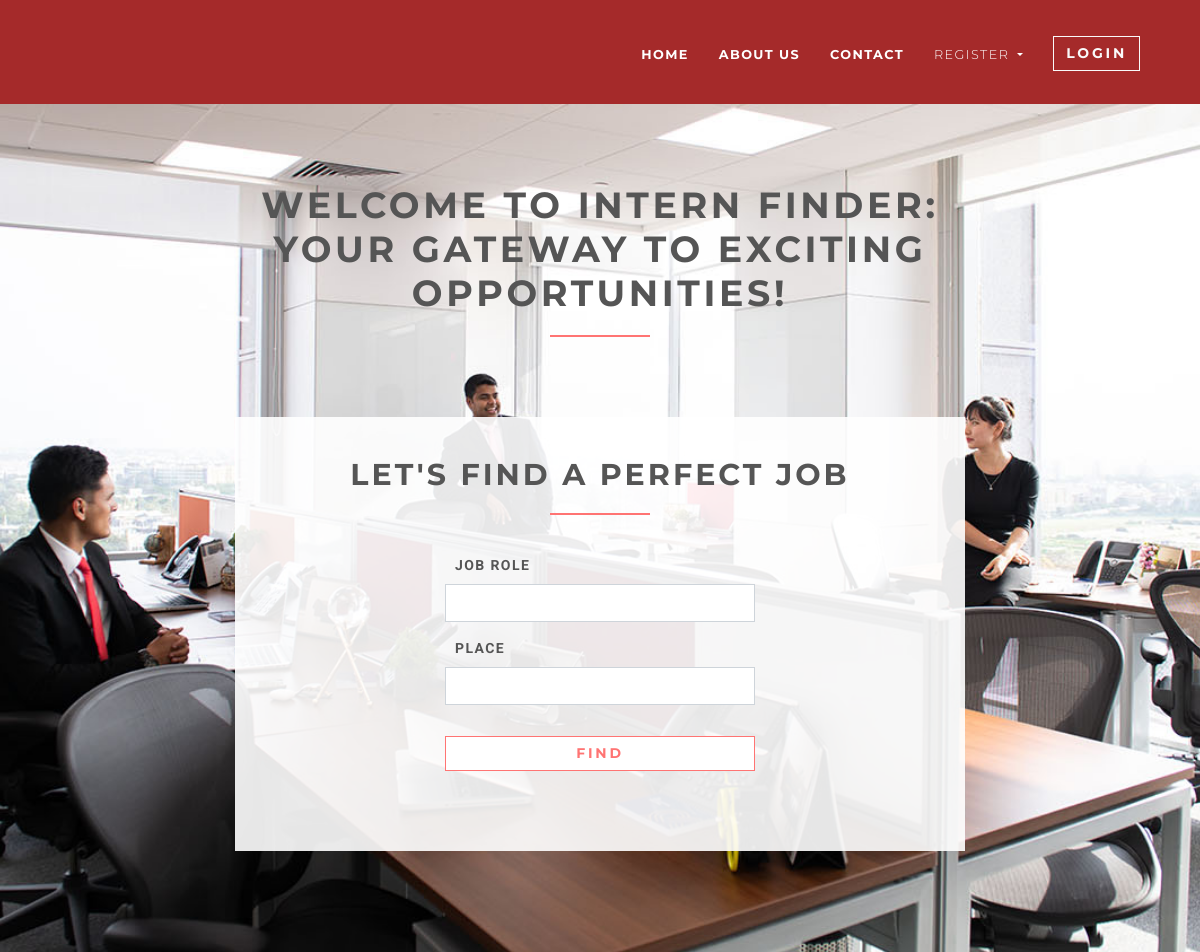
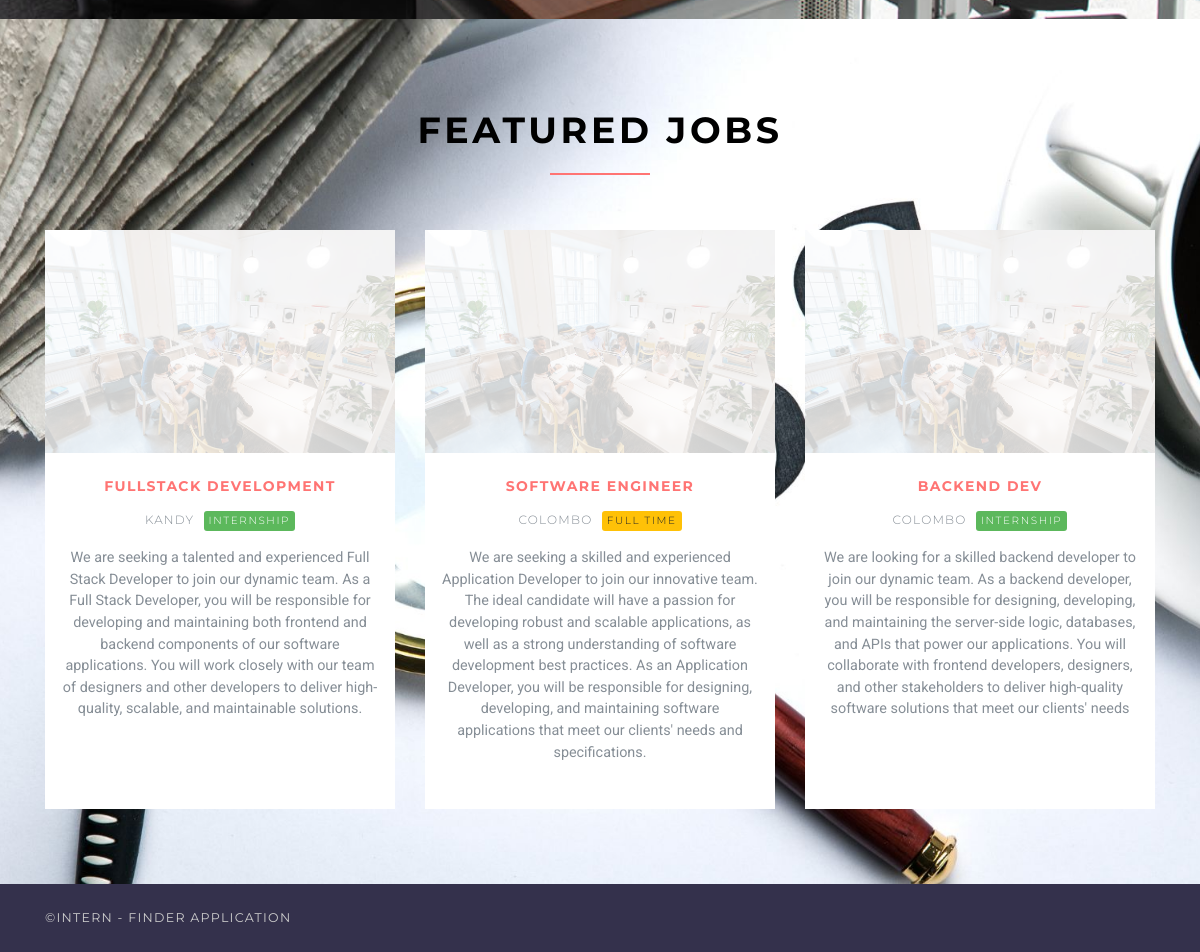
The page / on the database its author committed (2 pictures, top to bottom).
### jobsapp/models.py (models this page shows, shortened)
class Job(models.Model):
    user = models.ForeignKey(User, on_delete=models.CASCADE)
    title = models.CharField(max_length=300)
    description = models.TextField()
    location = models.CharField(max_length=150)
    type = models.CharField(choices=JOB_TYPE, max_length=10)
    category = models.CharField(max_length=100)
    last_date = models.DateTimeField()
    company_name = models.CharField(max_length=100)
    company_description = models.CharField(max_length=300)
    website = models.CharField(max_length=100, default="")
    created_at = models.DateTimeField(default=timezone.now)
    filled = models.BooleanField(default=False)

### jobsapp/views/home.py (the view)
# urls.py: path('', HomeView.as_view(), name='home'),
class HomeView(ListView):
    model = Job
    template_name = 'home.html'
    context_object_name = 'jobs'
    def get_queryset(self):
        return self.model.objects.all()[:6]
    def get_context_data(self, **kwargs):
        context = super().get_context_data(**kwargs)
        context['trendings'] = self.model.objects.filter(created_at__month=timezone.now().month)[:3]
        return context

### templates/home.html (shortened to what this page needs)
{% extends 'base.html' %}
{% load static %}
    {% block content %}
    {% if request.user.role == 'employer' %}
        {% include 'home_employer.html' %}
    {% else %}
    <section class="job-form-section" style="background-image: url('{% static 'office.jpg' %}');
            /* Adjust background image properties */
            background-size: cover; /* Cover the entire container */
            background-repeat: no-repeat; /* Do not repeat the image */
            background-position: center;">
        <div class="col-lg-8 mx-auto">
            <h1 class="heading">Welcome to Intern Finder: Your Gateway to Exciting Opportunities! </h1>
        </div>
        <div class="container">
            <div class="row justify-content-center">
                <div class="col-lg-8">
                    <div class="job-form-box" style="background-color: rgba(255, 255, 255, 0.9);">
                        <h2 class="heading text-center">Let's Find A Perfect Job</h2>
                        <form id="job-main-form" method="get" action="{% url 'jobs:searh' %}" class="job-main-form">
                            <div class="controls">
                                <div class="form-group">
                                    <div class="row">
                                        <div class="col-md-6 mx-auto">
                                            <label for="profession" class="text-left"><strong>Job Role</strong></label>
                                            <input type="text" id="profession" name="position" class="form-control">
                                        </div>
                                    </div>
                                </div>
                                <div class="form-group">
                                    <div class="row">
                                        <div class="col-md-6 mx-auto">
                                            <label for="location" class="text-left"><strong>Place</strong></label>
                                            <input type="text" id="location" name="location" class="form-control">
                                        </div>
                                    </div>
                                </div>
                                <div class="form-group">
                                    <div class="row">
                                        <div class="col-md-6 mx-auto">
                                            <button type="submit" class="btn btn-outline-white-primary job-main-form__button">Find</button>
                                        </div>
                                    </div>
                                </div>
                            </div>
                        </form>
                    </div>
                </div>
            </div>
        </div>
    </section>
    <section style="background-image: url('{% static 'jobs.jpg' %}');
    /* Adjust background image properties */
    background-size: cover; /* Cover the entire container */
    background-repeat: no-repeat; /* Do not repeat the image */
    background-position: center;" >
        <div class="container" >
            <h1 class="heading" style="color:black;">Featured jobs</h3>
            <div class="row featured align-items-stretch">
                {% for job in jobs %}
                    <div class="col-lg-4 mb-5 mb-lg-0">
                        <div class="box-image-text bg-visible full-height">
                            <div class="top">
                                <a href="{% url 'jobs:jobs-detail' job.id %}">
                                    <div class="image">
                                    </div>
                                    <div class="bg"></div>
                                </a>
                            </div>
                            <div class="content">
                                <h5><a href="{% url 'jobs:jobs-detail' job.id %}">{{ job.title }}</a></h5>
                                <p class="featured__details">
                                    {{ job.location }}
                                    {% if job.type == '1' %}
                                        <span class="badge featured-badge badge-warning">Full time</span>
                                    {% elif job.type == '2' %}
                                        <span class="badge featured-badge badge-primary">Part time</span>
                                    {% else %}
                                        <span style="color: #ffffff;" class="badge featured-badge badge-success">Internship</span>
                                    {% endif %}
                                </p>
                                <p>{{ job.description }}</p>
                            </div>
                        </div>
                    </div>
                {% endfor %}
            </div>
        </div>
    </section>
    {% endif %}
{% endblock %}

### templates/base.html (shortened to what this page needs)
{% load static %}
<!DOCTYPE html>
<html>
<head>
    <link rel="stylesheet"
          href="{% static 'vendor/bootstrap/css/bootstrap.min.css' %}">
    <link rel="stylesheet"
          href="{% static 'vendor/font-awesome/css/font-awesome.min.css' %}">
    <link rel="stylesheet"
          href="{% static 'vendor/owl.carousel/assets/owl.carousel.css' %}">
    <link rel="stylesheet"
          href="{% static 'vendor/owl.carousel/assets/owl.theme.default.css' %}">
    <link rel="stylesheet" href="{% static 'css/style.default.css' %}"
          id="theme-stylesheet">
    <link rel="stylesheet" href="{% static 'css/custom.css' %}">
</head>
<body>
<header class="header">
    <nav class="navbar navbar-expand-lg" style="background-color: brown;" >
        <div class="container">
            <div id="navbarSupportedContent" class="collapse navbar-collapse">
                <ul class="navbar-nav ml-auto">
                    <li class="nav-item" >
                        {% if request.user.is_authenticated %}
                            {% if request.user.role == 'employer' %}
                                <a href="{% url 'jobs:employer-dashboard' %}" class="nav-link"><strong>Dashboard</strong></a>
                            {% else %}
                                <a href="/" class="nav-link"><strong>Home</strong></a>
                            {% endif %}
                        {% else %}
                        <a href="/" class="nav-link"><strong>Home</strong></a>
                        {% endif %}
                    </li>
                    <li class="nav-item">
                        <a href="{% url 'jobs:about_us' %}" class="nav-link about-link"><strong>About us</strong></a>
                    </li>
                    <li class="nav-item">
                        <a href="{% url 'jobs:contact_us' %}" class="nav-link contact-link"><strong>Contact</strong></a>
                    </li>
                    {% if request.user.is_authenticated and request.user.role == 'employer' %}
                        <li class="nav-item dropdown">
                            <a id="clientZone" href="#" data-toggle="dropdown"
                               aria-haspopup="true" aria-expanded="false"
                               class="nav-link dropdown-toggle has-img mb-3 mb-lg-0 mt-3 mt-lg-0">
                               <div class="client-menu-image">
                                <div class="inner">
                                    <img src="{% static 'employer.jpg' %}"
                                         alt="company image"
                                         class="img-fluid">
                                </div>
                                </div>
                                {% if request.user.role == 'employee' %}
                                    {{ request.user.first_name }} {{ request.user.last_name }}
                                {% else %}
                                    {{ request.user.first_name }}
                                {% endif %}
                            </a>
                            <div aria-labelledby="clientZone" class="dropdown-menu">
                                <a href="{% url 'jobs:employer-dashboard' %}" class="dropdown-item">Dashboard</a>
                                <a href="{% url 'jobs:employer-all-applicants' %}" class="dropdown-item">Applicants </a>
                                <a href="{% url 'jobs:employer-jobs-create' %}" class="dropdown-item">Post a new
                                    job </a>
                                <a href="{% url 'accounts:logout' %}" class="dropdown-item">Logout</a>
                            </div>
                        </li>
                    {% else %}
                        <li class="nav-item dropdown">
                            <a id="pages" href="#" data-toggle="dropdown" aria-haspopup="true" aria-expanded="false"
                               class="nav-link dropdown-toggle">Register
                            </a>
                        </li>
                        <li class="nav-item" style="color: #fff">
                            <a href="{% url 'accounts:login' %}" class="btn navbar-btn btn-outline-light mb-5 mb-lg-0">
                                Login
                            </a>
                        </li>
                    {% endif %}
                </ul>
            </div>
        </div>
    </nav>
</header>
<div >
    {% block content %} {% endblock %}
</div>
<footer class="footer">
    <div class="footer__copyright">
        <div class="container">
            <div class="row">
                <div class="col-md-6 text-md-left text-center">
                    <p>&copy;INTERN - FINDER APPLICATION</p>
                </div>
            </div>
        </div>
    </div>
</footer>
</body>
</html>

### rows shown on the page
Job: title "FULLSTACK DEVELOPMENT", location "KANDY", type "INTERNSHIP", description "We are seeking a talented and experienced Full Stack Developer to join our dynamic team. As a Full Stack Developer, you will be responsible for developing and maintaining both frontend and backend components of our software applications. You will work closely with our team of designers and other developers to deliver high-quality, scalable, and maintainable solutions."
Job: title "SOFTWARE ENGINEER", location "COLOMBO", type "FULL TIME", description "We are seeking a skilled and experienced Application Developer to join our innovative team. The ideal candidate will have a passion for developing robust and scalable applications, as well as a strong understanding of software development best practices. As an Application Developer, you will be responsible for designing, developing, and maintaining software applications that meet our clients' needs and specifications."
Job: title "BACKEND DEV", location "COLOMBO", type "INTERNSHIP", description "We are looking for a skilled backend developer to join our dynamic team. As a backend developer, you will be responsible for designing, developing, and maintaining the server-side logic, databases, and APIs that power our applications. You will collaborate with frontend developers, designers, and other stakeholders to deliver high-quality software solutions that meet our clients' needs"
